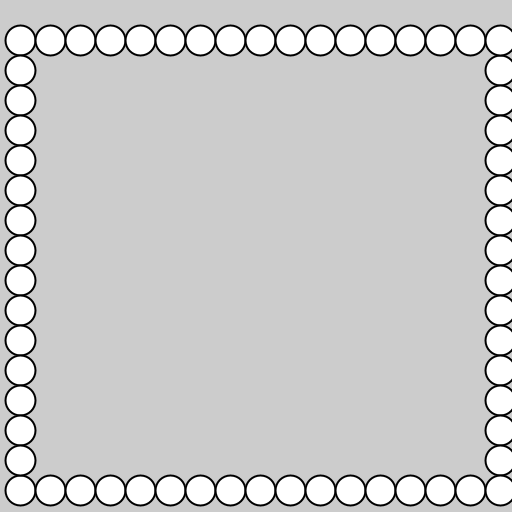
Frame 1 (no input)
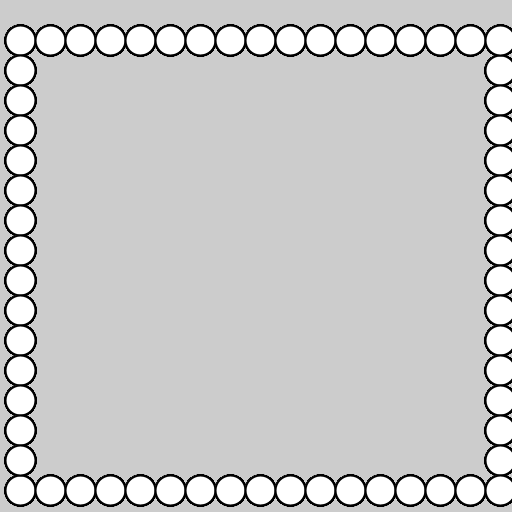
Frame 60 (the mouse pressed at the canvas centre just before this capture)
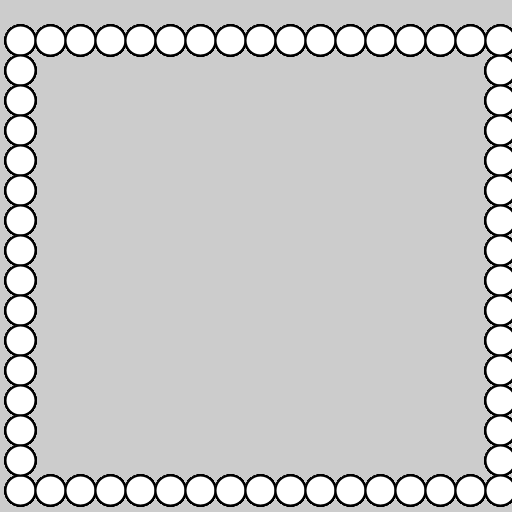
Frame 120 (the mouse held since frame 60 and released just before this capture)

The Processing sketch that drew these frames (run headless with seeded random() and noise(); from frame 60 on, the mouse is pressed at the canvas centre):

// Processing sketch: loops
// ── loops.pde
void setup() {
    size(512, 512);
    strokeWeight(2);
}

int face = 1;

void draw() {
    for (int x = 20; x < 512; x += 30){
        ellipse(x, 40, 30, 30);
        ellipse(x, 490, 30, 30);
        if (x < 430){
            ellipse(20, x+50, 30, 30);
            ellipse(500, x+50, 30, 30);
        }
        
    }

        
}
